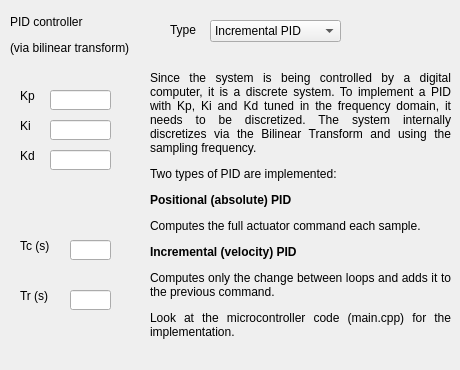
   <widget class="QWidget" name="tab_3">
    <attribute name="title">
     <string>PID</string>
    </attribute>
    <widget class="QLineEdit" name="Kp">
     <property name="geometry">
      <rect>
       <x>50</x>
       <y>90</y>
       <width>61</width>
       <height>20</height>
      </rect>
     </property>
    </widget>
    <widget class="QLineEdit" name="Ki">
     <property name="geometry">
      <rect>
       <x>50</x>
       <y>120</y>
       <width>61</width>
       <height>20</height>
      </rect>
     </property>
    </widget>
    <widget class="QLineEdit" name="Kd">
     <property name="geometry">
      <rect>
       <x>50</x>
       <y>150</y>
       <width>61</width>
       <height>20</height>
      </rect>
     </property>
    </widget>
    <widget class="QLabel" name="Kp_label">
     <property name="geometry">
      <rect>
       <x>20</x>
       <y>80</y>
       <width>21</width>
       <height>31</height>
      </rect>
     </property>
     <property name="text">
      <string>Kp</string>
     </property>
    </widget>
    <widget class="QLabel" name="Ki_label">
     <property name="geometry">
      <rect>
       <x>20</x>
       <y>110</y>
       <width>21</width>
       <height>31</height>
      </rect>
     </property>
     <property name="text">
      <string>Ki</string>
     </property>
    </widget>
    <widget class="QLabel" name="Kd_label">
     <property name="geometry">
      <rect>
       <x>20</x>
       <y>140</y>
       <width>21</width>
       <height>31</height>
      </rect>
     </property>
     <property name="text">
      <string>Kd</string>
     </property>
    </widget>
    <widget class="QLineEdit" name="time_constant">
     <property name="geometry">
      <rect>
       <x>70</x>
       <y>240</y>
       <width>41</width>
       <height>20</height>
      </rect>
     </property>
    </widget>
    <widget class="QLabel" name="time_constant_label">
     <property name="geometry">
      <rect>
       <x>20</x>
       <y>230</y>
       <width>41</width>
       <height>31</height>
      </rect>
     </property>
     <property name="toolTip">
      <string>Time constant for PID algorithm derivative action filtering. Smaller time constant, less filtering.</string>
     </property>
     <property name="text">
      <string>Tc (s)</string>
     </property>
    </widget>
    <widget class="QLabel" name="modooperacion_label_2">
     <property name="geometry">
      <rect>
       <x>10</x>
       <y>10</y>
       <width>141</width>
       <height>51</height>
      </rect>
     </property>
     <property name="text">
      <string>&lt;html&gt;&lt;head/&gt;&lt;body&gt;&lt;p&gt;PID controller&lt;/p&gt;&lt;p&gt;(via bilinear transform)&lt;/p&gt;&lt;/body&gt;&lt;/html&gt;</string>
     </property>
    </widget>
    <widget class="QComboBox" name="PIDtype">
     <property name="geometry">
      <rect>
       <x>210</x>
       <y>20</y>
       <width>131</width>
       <height>22</height>
      </rect>
     </property>
     <item>
      <property name="text">
       <string>Incremental PID</string>
      </property>
     </item>
     <item>
      <property name="text">
       <string>Positional PID</string>
      </property>
     </item>
    </widget>
    <widget class="QLabel" name="PIDtype_label">
     <property name="geometry">
      <rect>
       <x>170</x>
       <y>20</y>
       <width>41</width>
       <height>21</height>
      </rect>
     </property>
     <property name="toolTip">
      <string>Positional: computes the absolute output each tick. Incremental: computes only the change and adds it to the previous output.</string>
     </property>
     <property name="text">
      <string>&lt;html&gt;&lt;head/&gt;&lt;body&gt;&lt;p&gt;Type&lt;/p&gt;&lt;/body&gt;&lt;/html&gt;</string>
     </property>
    </widget>
    <widget class="QLabel" name="label_4">
     <property name="geometry">
      <rect>
       <x>150</x>
       <y>50</y>
       <width>301</width>
       <height>311</height>
      </rect>
     </property>
     <property name="text">
      <string>&lt;html&gt;&lt;head/&gt;&lt;body&gt;&lt;p align=&quot;justify&quot;&gt;Since the system is being controlled by a digital computer, it is a discrete system. To implement a PID with Kp, Ki and Kd tuned in the frequency domain, it needs to be discretized. The system internally discretizes via the Bilinear Transform and using the sampling frequency.&lt;/p&gt;&lt;p align=&quot;justify&quot;&gt;Two types of PID are implemented:&lt;/p&gt;&lt;p align=&quot;justify&quot;&gt;&lt;span style=&quot; font-weight:600;&quot;&gt;Positional (absolute) PID&lt;/span&gt;&lt;/p&gt;&lt;p align=&quot;justify&quot;&gt;Computes the full actuator command each sample.&lt;/p&gt;&lt;p align=&quot;justify&quot;&gt;&lt;span style=&quot; font-weight:600;&quot;&gt;Incremental (velocity) PID&lt;/span&gt;&lt;/p&gt;&lt;p align=&quot;justify&quot;&gt;Computes only the change between loops and adds it to the previous command.&lt;/p&gt;&lt;p align=&quot;justify&quot;&gt;Look at the microcontroller code (main.cpp) for the implementation.&lt;/p&gt;&lt;/body&gt;&lt;/html&gt;</string>
     </property>
     <property name="scaledContents">
      <bool>false</bool>
     </property>
     <property name="wordWrap">
      <bool>true</bool>
     </property>
    </widget>
    <widget class="QLineEdit" name="reset_time">
     <property name="geometry">
      <rect>
       <x>70</x>
       <y>290</y>
       <width>41</width>
       <height>20</height>
      </rect>
     </property>
    </widget>
    <widget class="QLabel" name="reset_time_label">
     <property name="geometry">
      <rect>
       <x>20</x>
       <y>280</y>
       <width>41</width>
       <height>31</height>
      </rect>
     </property>
     <property name="toolTip">
      <string>&lt;html&gt;&lt;head/&gt;&lt;body&gt;&lt;p&gt;Reset time: time it takes to reset the integral component back to the maximum saturation value (i.e. PWM = 255) after the output reaches saturation (PWM&amp;gt;255).&lt;/p&gt;&lt;/body&gt;&lt;/html&gt;</string>
     </property>
     <property name="text">
      <string>Tr (s)</string>
     </property>
    </widget>
   </widget>
